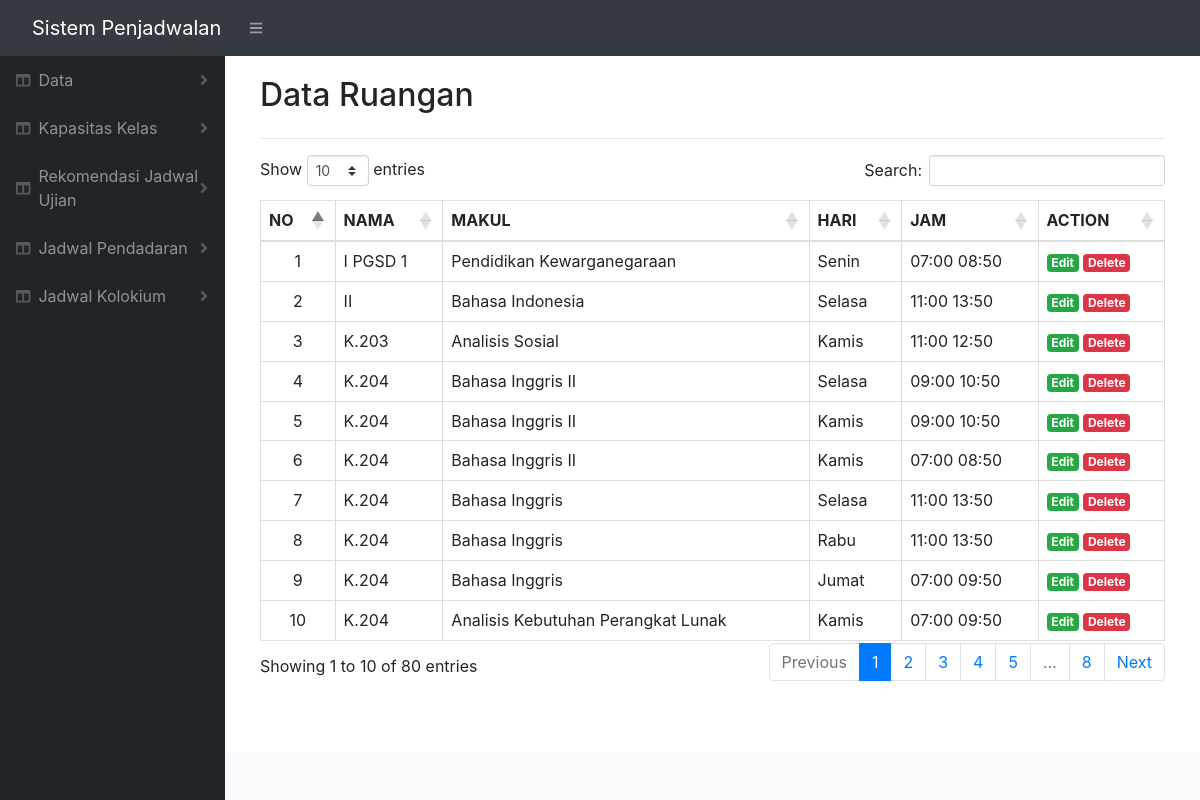
/index.php/home/ruangan, run on the app's committed database.
### tables this page shows
CREATE TABLE `ruangan` (
  `idRuangan` int(11) NOT NULL,
  `nama` varchar(255) NOT NULL,
  `makul` varchar(255) NOT NULL,
  `hari` varchar(255) NOT NULL,
  `jam` varchar(255) NOT NULL
);

### application/controllers/Home.php (called while the page is built, shortened)
<?php
class home extends CI_Controller {
    public function __construct() {
        $this->load->library('form_validation');
        $this->load->library('pagination');
        $this->load->model('list_model');
        $this->load->model('data_model');
        $this->load->library('excel');
    }
    public function ruangan() {
        $data['data'] = $this->list_model->get_ruangan_list();
        $data['title'] = 'Data Ruangan';
        $this->load->view('templates/header', $data);
        $this->load->view('templates/sidebar', $data);
        $this->load->view('data/ruangan', $data);
        $this->load->view('templates/topbar', $data);
        $this->load->view('templates/footer', $data);
    }
}

### index.php (called while the page is built, shortened)
<?php
require_once BASEPATH.'core/CodeIgniter.php';

### application/models/List_model.php (called while the page is built, shortened)
<?php
class List_model extends CI_Model {
    function get_ruangan_list() {
        $this->db->order_by('nama', 'ASC');
        $query = $this->db->get('ruangan');
        return $query;
    }
}

### application/views/data/ruangan.php (the view, shortened to what this page needs)
<div id="layoutSidenav_content">
    <main>
        <div class="container-fluid">
            <div class="card-body">
                <div class="row">
                    <div class="col-auto mr-auto">
                        <h2 class=""><?= $title ?></h2>
                    </div>
                </div>
                <hr>
                <div class="table-responsive">
                    <table class="table table-bordered" id="tabelku" width="100%">
                        <thead>
                            <tr class="text-center">
                                <th>NO</th>
                                <th>NAMA</th>
                                <th>MAKUL</th>
                                <th>HARI</th>
                                <th>JAM</th>
                                <th>ACTION</th>
                            </tr>
                        </thead>
                        <tbody>
                            <?php $i = 1; ?>
                            <?php foreach ($data->result() as $row) : ?>
                            <tr>
                                <td class="text-center"><?= $i ?></td>
                                <td><?php echo $row->nama; ?></td>
                                <td><?php echo ($this->db->query('SELECT nama FROM makul WHERE idMakul LIKE '.$row->makul)->row()->nama); ?>
                                </td>
                                <td><?php echo $row->hari; ?></td>
                                <td><?php echo $row->jam; ?></td>
                                <td>
                                    <a href="<?php echo base_url(); ?>home/editRuang/<?= $row->idRuangan; ?>"
                                        class="badge badge-success ">Edit</a>
                                    <a href="<?php echo base_url(); ?>home/deleteRuang/<?= $row->idRuangan; ?>"
                                        class="badge badge-danger"
                                        onclick="return confirm('Are you sure you want to delete <?= $row->idRuangan; ?>?');">Delete</a>
                                </td>
                            </tr>
                            <?php $i++; ?>
                            <?php endforeach; ?>
                        </tbody>
                    </table>
                </div>
            </div>
        </div>
    </main>

### assets/dateindo/css/ilmudetil.css (style rules this page uses)
a { color: #FFC107;text-decoration: none; }

### data on the page
ruangan: nama "I PGSD 1", nama "Pendidikan Kewarganegaraan", hari "Senin", jam "07:00 08:50"
ruangan: nama "II", nama "Bahasa Indonesia", hari "Selasa", jam "11:00 13:50"
ruangan: nama "K.203", nama "Analisis Sosial", hari "Kamis", jam "11:00 12:50"
ruangan: nama "K.204", nama "Bahasa Inggris II", hari "Selasa", jam "09:00 10:50"
ruangan: nama "K.204", nama "Bahasa Inggris II", hari "Kamis", jam "09:00 10:50"
ruangan: nama "K.204", nama "Bahasa Inggris II", hari "Kamis", jam "07:00 08:50"
ruangan: nama "K.204", nama "Bahasa Inggris", hari "Selasa", jam "11:00 13:50"
ruangan: nama "K.204", nama "Bahasa Inggris", hari "Rabu", jam "11:00 13:50"
ruangan: nama "K.204", nama "Bahasa Inggris", hari "Jumat", jam "07:00 09:50"
ruangan: nama "K.204", nama "Analisis Kebutuhan Perangkat Lunak", hari "Kamis", jam "07:00 09:50"

### other printed values
$title "Data Ruangan"
